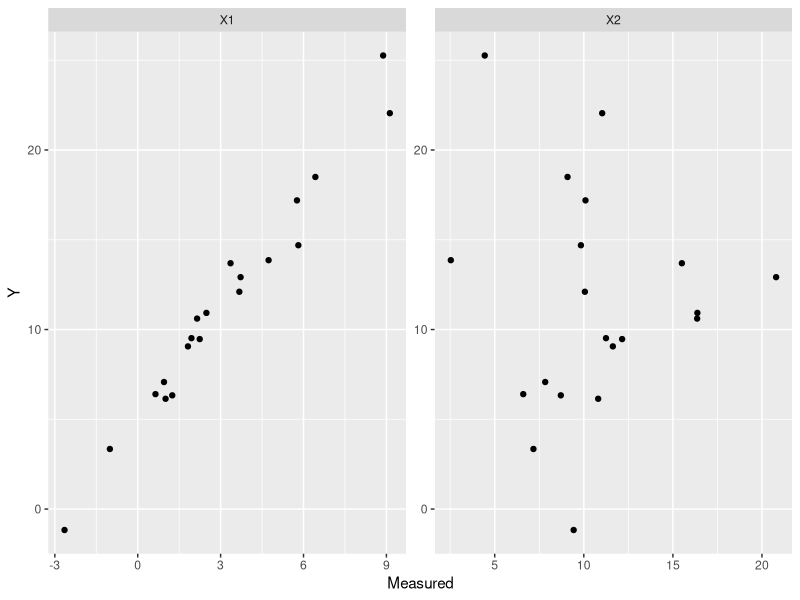
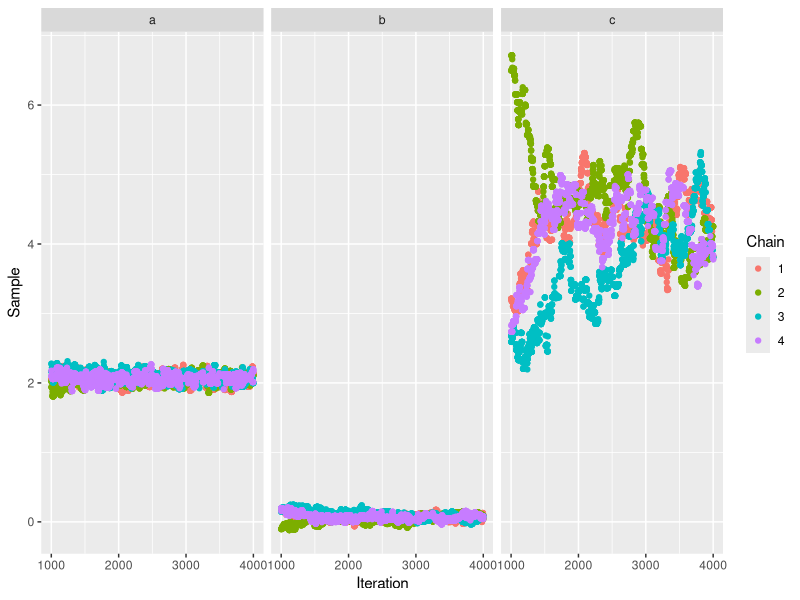
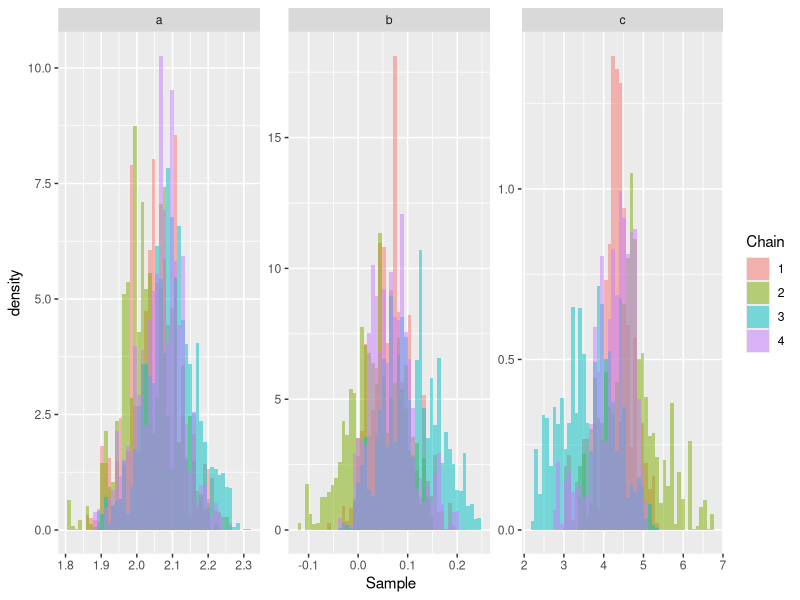
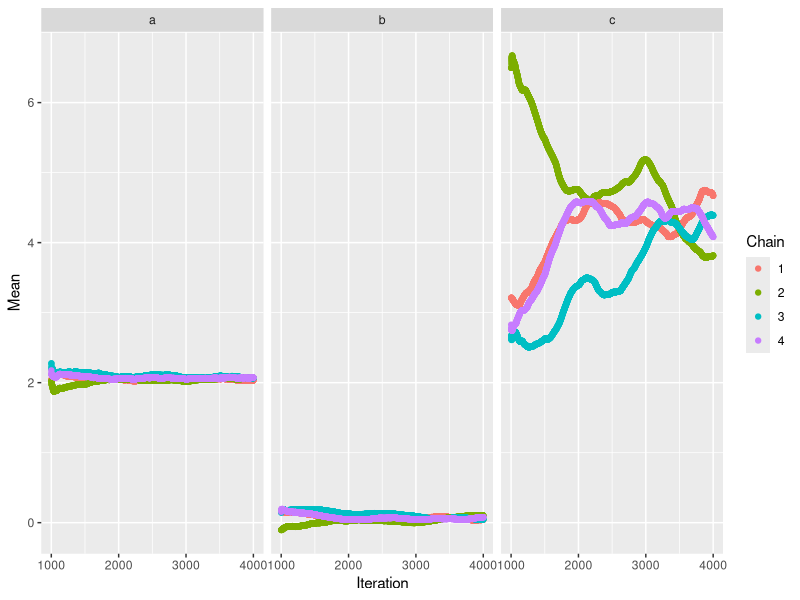
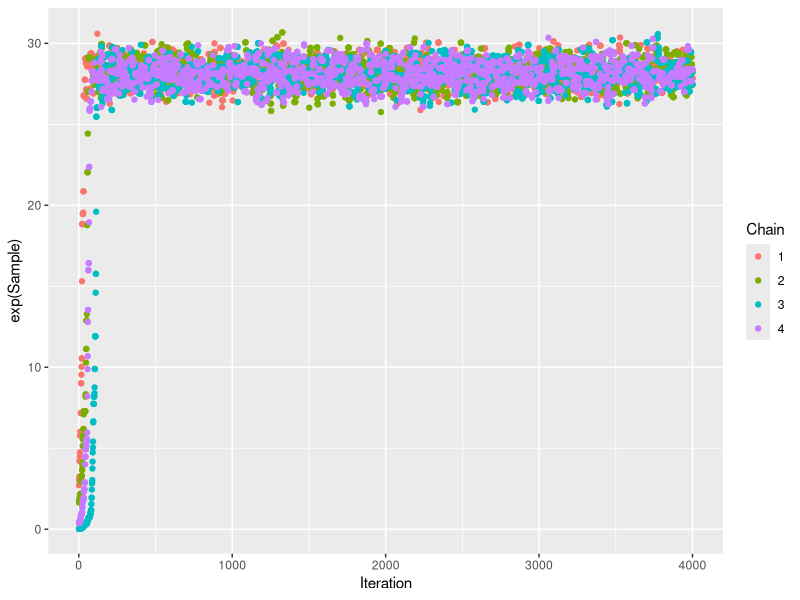
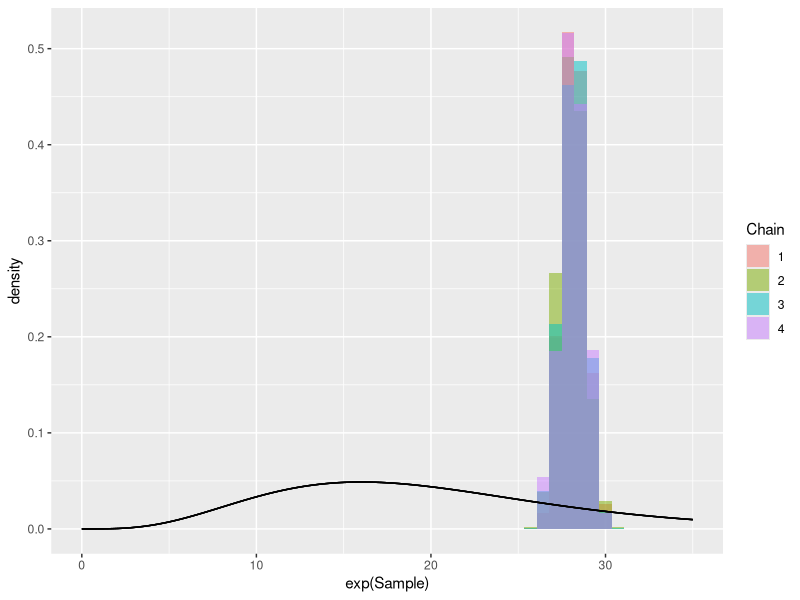

The R script that drew these images, in order:
## ---- chunk 1
data <- (function() {
    N_samples <- 20
    X1 <- rnorm(N_samples, mean = 3, sd = 3)
    X2 <- rnorm(N_samples, mean = 10, sd = 4)
    return(tibble::tibble(
        X1 = X1,
        X2 = X2,
        Y = rnorm(N_samples, mean = 2 * X1 + 5, sd = 1)
    ))
})()

data |>
    tidyr::pivot_longer(cols = c("X1", "X2"), names_to = "Variable", values_to = "Measured") |>
    ggplot2::ggplot(ggplot2::aes(x = Measured, y = Y)) +
    ggplot2::geom_point() +
    ggplot2::facet_wrap(~Variable, scale = "free")
## ---- chunk 2
initial_samples <- list(
    c(a = 1, b = 1, c = 0),
    c(a = 10, b = 10, c = 10),
    c(a = 5, b = 4, c = 1),
    c(a = -1, b = -2, c = -3)
)
number_samples <- 4000
proposal_sd <- 2^-3

log_posterior <- function(x) {
    a <- x[1]
    b <- x[2]
    c <- x[3]
    mu <- a * data$X1 + b * data$X2 + c
    return(sum(dnorm(x = data$Y, mean = mu, sd = 1, log = TRUE)))
}

transition_kernel <- function(current) {
    proposed <- current + rnorm(3, 0, proposal_sd)
    log_acceptance_criteria <- log_posterior(proposed) +
        sum(dnorm(current, proposed, proposal_sd, log = TRUE)) -
        log_posterior(current) -
        sum(dnorm(proposed, current, proposal_sd, log = TRUE))
    if (log(runif(1, 0, 1)) > log_acceptance_criteria) {
        proposed <- current
    }
    return(proposed)
}

generate_mcmc_chain <- function(initial_sample) {
    return(
        purrr::accumulate(
            .x = 1:number_samples,
            .f = ~ transition_kernel(.x),
            .init = initial_sample
        )
    )
}

mcmc_chains <- purrr::map(
    .x = initial_samples,
    .f = ~ tibble::tibble(Sample = generate_mcmc_chain(.x)) |>
        dplyr::mutate(Iteration = dplyr::row_number())
) |>
    dplyr::bind_rows(.id = "Chain") |>
    tidyr::unnest_wider(Sample) |>
    tidyr::pivot_longer(cols = c("a", "b", "c"), values_to = "Sample", names_to = "Variable")


mcmc_chains |>
    dplyr::filter(Iteration > 1000) |>
    ggplot2::ggplot(ggplot2::aes(x = Iteration, y = Sample, color = Chain)) +
    ggplot2::geom_point() +
    ggplot2::facet_wrap(~Variable)
## ---- chunk 3
mcmc_chains |>
    dplyr::filter(Iteration > 1000) |>
    ggplot2::ggplot(ggplot2::aes(x = Sample, fill = Chain)) + 
    ggplot2::geom_histogram(ggplot2::aes(y = ggplot2::after_stat(density)), bins = 50, alpha = 0.5,position = "identity") + 
    ggplot2::facet_wrap(~Variable, scales = "free")
## ---- chunk 4
mcmc_chains |>
    dplyr::filter(Iteration > 1000) |>
    dplyr::group_by(Variable, Chain) |>
    dplyr::arrange(Iteration, .by_group = TRUE) |>
    dplyr::mutate(Mean = slider::slide_dbl(Sample, mean, .before = 499)) |>
    ggplot2::ggplot(ggplot2::aes(x = Iteration, y = Mean, color = Chain)) +
    ggplot2::geom_point() +
    ggplot2::facet_wrap(~Variable)
## ---- chunk 5
data <- warpbreaks
initial_samples <- list(
    c(x = 1),
    c(x = 0.5),
    c(x = -4),
    c(x = -1)
)
number_samples <- 4000
proposal_sd <- 2^-3

# Prior parameters
shape <- 5
scale <- 4

log_likelihood <- function(x) {
    return(sum(dpois(x = data$breaks, exp(x), log = TRUE)))
}
log_prior <- function(x) {
    return(dgamma(x = exp(x), shape = shape, scale = scale))
}
log_posterior <- function(x) {
    return(log_likelihood(x) + log_prior(x))
}

transition_kernel <- function(current) {
    proposed <- current + rnorm(1, 0, proposal_sd)
    log_acceptance_criteria <- log_posterior(proposed) +
        sum(dnorm(current, proposed, proposal_sd, log = TRUE)) -
        log_posterior(current) -
        sum(dnorm(proposed, current, proposal_sd, log = TRUE))
    if (log(runif(1, 0, 1)) > log_acceptance_criteria) {
        proposed <- current
    }
    return(proposed)
}

generate_mcmc_chain <- function(initial_sample) {
    return(
        purrr::accumulate(
            .x = 1:number_samples,
            .f = ~ transition_kernel(.x),
            .init = initial_sample
        )
    )
}

mcmc_chains <- purrr::map(
    .x = initial_samples,
    .f = ~ tibble::tibble(Sample = generate_mcmc_chain(.x)) |>
        dplyr::mutate(Iteration = dplyr::row_number())
) |>
    dplyr::bind_rows(.id = "Chain")


mcmc_chains |>
    ggplot2::ggplot(ggplot2::aes(x = Iteration, y = exp(Sample), color = Chain)) +
    ggplot2::geom_point()

mcmc_chains |>
    dplyr::filter(Iteration > 1000) |>
    ggplot2::ggplot(ggplot2::aes(x = exp(Sample), fill = Chain)) +
    ggplot2::geom_histogram(ggplot2::aes(y = ggplot2::after_stat(density)), bins = 50, alpha = 0.5, position = "identity") +
    ggplot2::stat_function(fun = dgamma, args = list(shape = shape, scale = scale)) +
    ggplot2::scale_x_continuous(limits = c(0, 35))
